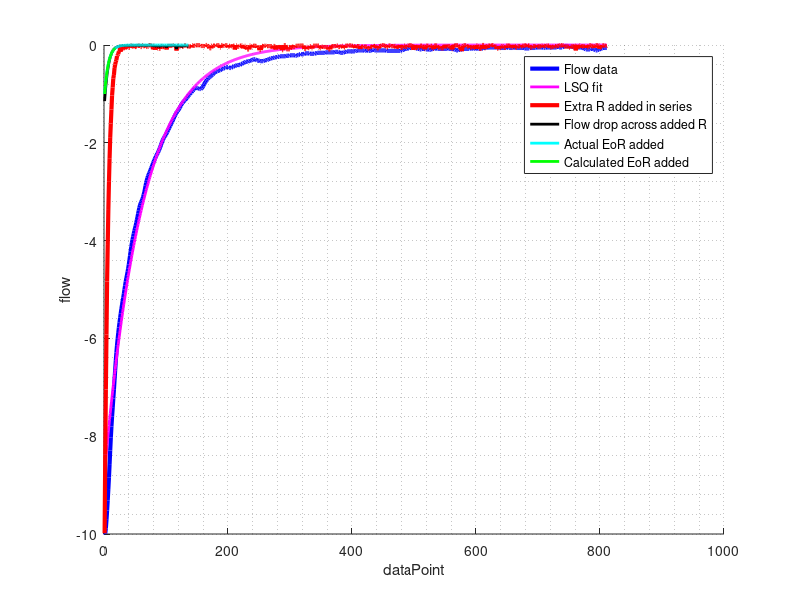

Write the MATLAB code that produced this figure.
pkg load communications

% Written by Sarah Howe in octave
% May not be compatible with matlab
%
% Playing with spirometry data

% Clean up
clc
close all
clear

% Automatic debugging
debug_on_interrupt(0);
debug_on_warning(1);
debug_on_error(1);

% Load some data
load SpirometryData.mat;
loops = data.Loops;
band = data.Banding;
normal = data.Normal;
inflated = data.Inflated;

% sampling frequency 125 Hz
Hz = 125;

% Atmospheric pressure in kpa
p_atm = 101.35; %kPa

%~~~~~~~~~~~~~~~~~~~~~~~~~~~~~~~~~~~~~~~~~~~~~
% Treating the data as from an EoR-circuit
%
% Flow is current
% Pressure is voltage
% Resistance is resistance
% Compliance is capacitance
%~~~~~~~~~~~~~~~~~~~~~~~~~~~~~~~~~~~~~~~~~~~~
% start loops
flow = loops.Flow;
pressure = loops.Pressure;

% time for plotting
time = (1:size(flow))*(1/Hz);

%-----------------------------------------------
% Looks like an EoR curve at end of forced exp?
% Let's fit a line to it :)
%-----------------------------------------------

% EoR curve range
start = 1190;
stop = 2000;

figure(1)
hold on
plot(flow(start:stop), 'b', 'linewidth', 3)
xlabel("dataPoint")
ylabel("flow")
grid minor
hold off

% define start and end point of whole curve
curveStart = start;
curveDataEnd = stop;

% set stopping point of fit at certain %age flow drop
% (things get over constrained below 3% and fit gets bad)
drop = flow(curveDataEnd) + 0.1*(flow(curveStart)-flow(curveDataEnd));

% find the index of the stopping point
index = 0;
stillLooking = 1;
for i = curveStart:curveDataEnd
    if(stillLooking)
        if(flow(i) > drop)
            index = i;
            stillLooking = 0;
        end
    end
end
if index == 0
    error("Percentage flow drop specified not found in range")
end
curveStop = index;

% set up matrices
measurements = log(-flow(curveStart:curveStop)); %flow flipped for nicer maths
one = ones(1, (curveStop-curveStart)+1);
times = -(time(curveStart:curveStop)-time(curveStart));

% OMG least squares!!!
results = [one', times']\measurements;

clc % had to add this again, so annoying =/

% extract info
startPoint = exp(results(1));
EoR = results(2)

% remake curve from info
times = -(time(curveStart:curveDataEnd)-time(curveStart));
newValues = -startPoint*exp(times*EoR); % flip flow to negative side

% compare new and old
figure(1)
hold on
plot(newValues, 'm',  'linewidth', 2)
hold off

%-----------------------------------------
% Saying you had some new resistance added
% could you differentiate them?
%-----------------------------------------
% come up with some new EoR
EoR_new = 20

% Add the new EoR to the old data to shift it
newValues = zeros(1, ((curveDataEnd-curveStart)+1));
for i = (1:length(times))
    newValues(i) = flow(i+curveStart) * exp(times(i)*EoR_new);
end

% mess the new data up - add some noise
messyValues = awgn(newValues, 28);

% remove any noise that crosses or lies on the x-axis
filteredValues = zeros(1, length(messyValues));
if messyValues(1) >= 0
    error("First data point is not usable - try different start point")
end
for i = 1:length(messyValues)
    if messyValues(i) >= 0
        filteredValues(i) = filteredValues(i-1);
    else
        filteredValues(i) = messyValues(i);
    end
end

figure(1)
hold on
plot(filteredValues, 'r', 'linewidth', 3)
hold off

%------------------------------------------------------
% Now we have some data with added resistance in series
% Try to separate it all again
%------------------------------------------------------
% have Q = Ae^(k*t)
% where A = Q(1)e^(EoR*t)

% when modelled flow goes below -1, the reduced flow explodes
% so reduced flow calculation is reduced to a smaller range
times = -(time(curveStart:curveStop)-time(curveStart));
filteredValues = filteredValues(1:(curveStop-curveStart)+1);

% model flow drop across spirometer's filter from known EoR
lowRFlow = -startPoint*exp(times*EoR);

% remove the known flow drop from flow
reducedFlow = filteredValues./lowRFlow;

figure(1)
hold on
plot(-reducedFlow, 'k', 'linewidth', 2)
plot(-exp(times*EoR_new), 'c', 'linewidth', 2)
hold off

% set stopping point of fit at certain %age flow drop
% (things get over constrained below 3% and fit gets bad)
curveLength = length(reducedFlow);
drop = reducedFlow(curveLength) + 0.05*(reducedFlow(1)-reducedFlow(curveLength));

% find the index of the stopping point for the new curve
index = 0;
stillLooking = 1;
for i = 1:curveLength
    if(stillLooking)
        if(reducedFlow(i) < drop)
            index = i;
            stillLooking = 0;
        end
    end
end
if index == 0
    error("Percentage flow drop specified not found in range")
end
curveStop = index;

% redefine time for percentage pressure drop
times = -(time(curveStart:(curveStart+curveStop))-time(curveStart));
reducedFlow = reducedFlow(1:curveStop+1);

% find EoR for added flow drop
EoR_est = times'\log(reducedFlow)'

figure(1)
hold on
plot(-exp(times*EoR_est), 'g', 'linewidth', 2)
legend("Flow data", ...
        "LSQ fit", ...
        "Extra R added in series", ...
        "Flow drop across added R", ...
        "Actual EoR added", ...
        "Calculated EoR added");
hold off

EoR_Percent_error = abs((1 - EoR_est/EoR_new)) * 100

%----------------------------
% Say added R = 1 cmH20
%----------------------------
R_addedInSeries = 1
E = EoR_est*R_addedInSeries
R_spirometerFilter = 1/(EoR/E)
